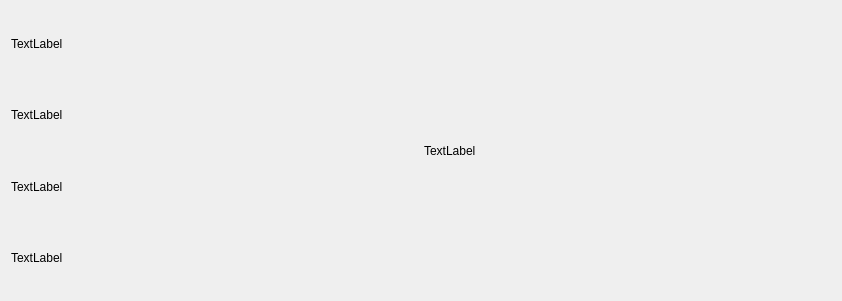
<?xml version="1.0" encoding="UTF-8"?>
<ui version="4.0">
 <class>Form</class>
 <widget class="QWidget" name="Form">
  <property name="geometry">
   <rect>
    <x>0</x>
    <y>0</y>
    <width>842</width>
    <height>301</height>
   </rect>
  </property>
  <property name="windowTitle">
   <string>Form</string>
  </property>
  <layout class="QHBoxLayout" name="horizontalLayout">
   <item>
    <layout class="QVBoxLayout" name="verticalLayout">
     <item>
      <widget class="QLabel" name="article">
       <property name="text">
        <string>TextLabel</string>
       </property>
      </widget>
     </item>
     <item>
      <widget class="QLabel" name="status">
       <property name="text">
        <string>TextLabel</string>
       </property>
      </widget>
     </item>
     <item>
      <widget class="QLabel" name="address">
       <property name="text">
        <string>TextLabel</string>
       </property>
      </widget>
     </item>
     <item>
      <widget class="QLabel" name="order_date">
       <property name="text">
        <string>TextLabel</string>
       </property>
      </widget>
     </item>
    </layout>
   </item>
   <item>
    <widget class="QLabel" name="delivery_date">
     <property name="text">
      <string>TextLabel</string>
     </property>
    </widget>
   </item>
  </layout>
 </widget>
 <resources/>
 <connections/>
</ui>
